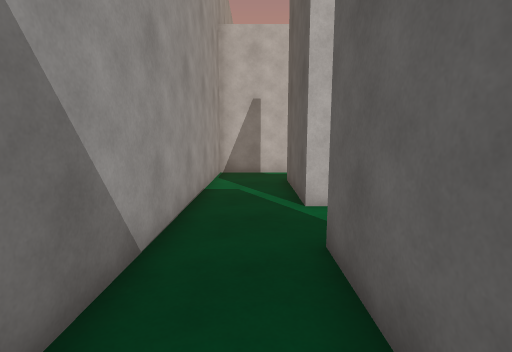
[1] (above)

24 first-person views from a walk through a scene from a Unity 3-D project. The camera is 1.5 m above the floor, tilts 8° down and sees 85° across. The floor is counted in squares, 1 m on a side. Each view is taken from the middle of a square. On the plan, view 1 faces up. The plan holds only what a view shows up to about 14 squares ahead; the rest is blank. The place goes on beyond the plan. The player is left out. Some animated figures are not drawn.

[2]
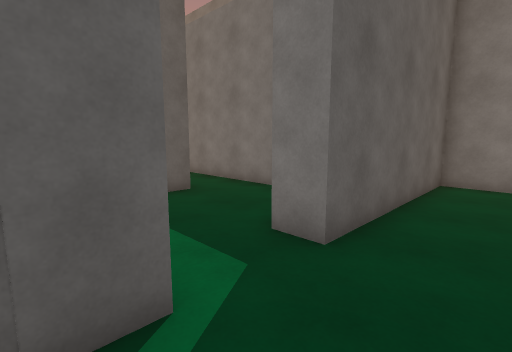

[3]
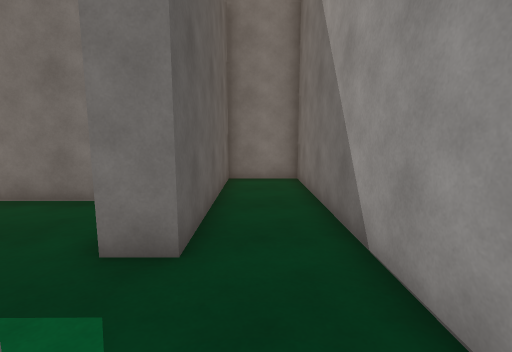

[4]
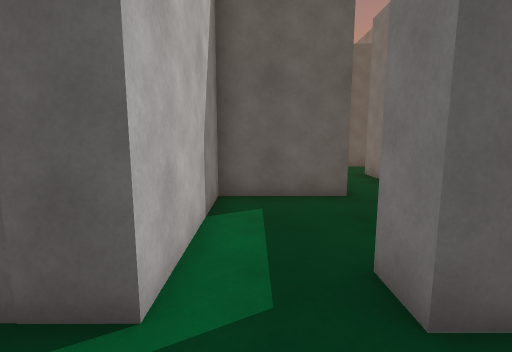

[5]
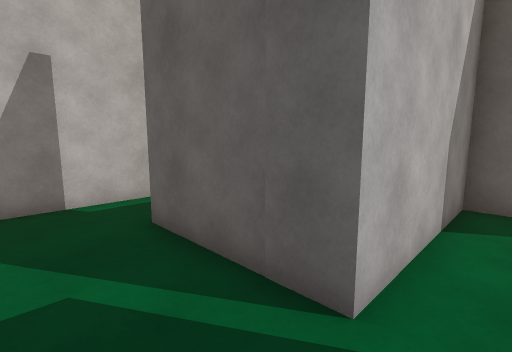

[6]
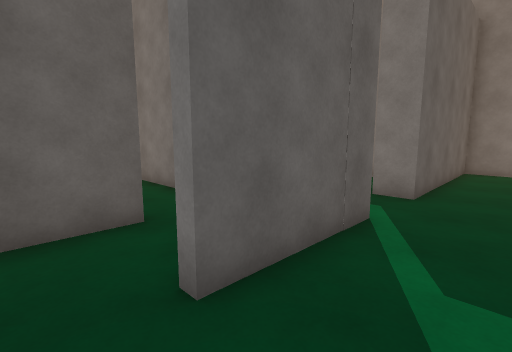

[7]
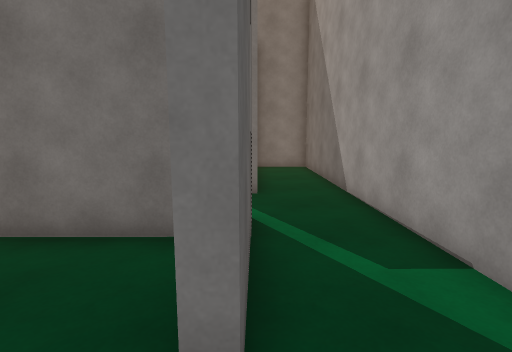

[8]
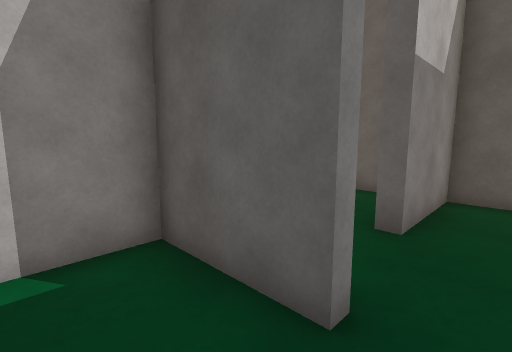

[9]
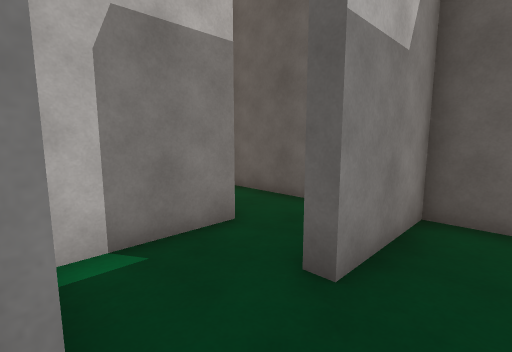

[10]
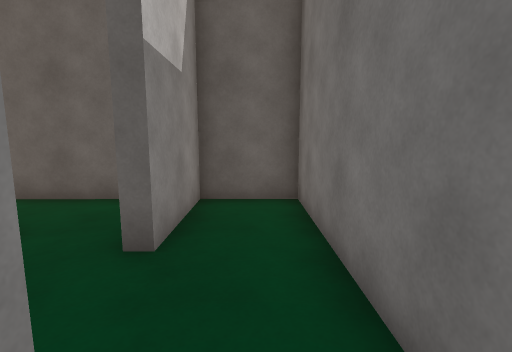

[11]
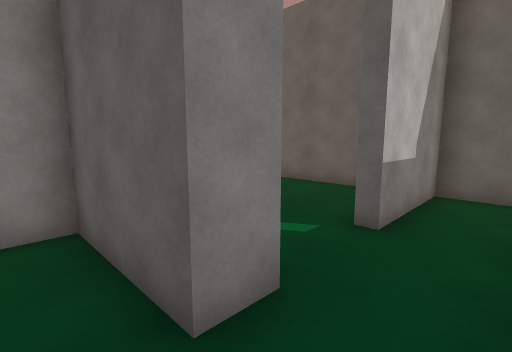

[12]
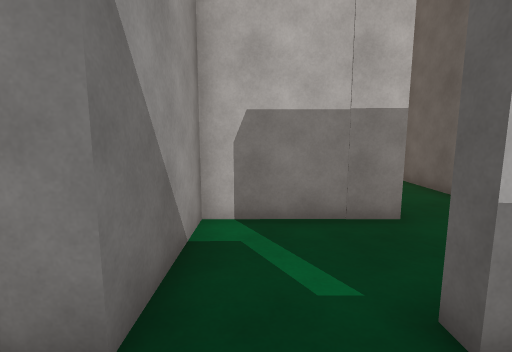

[13]
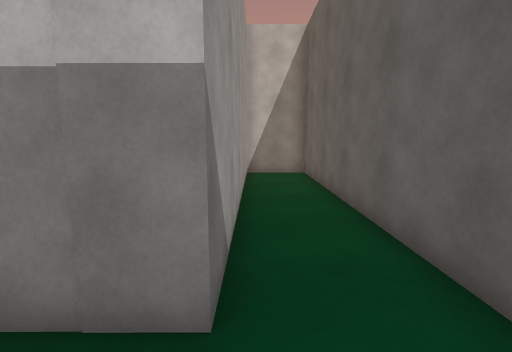

[14]
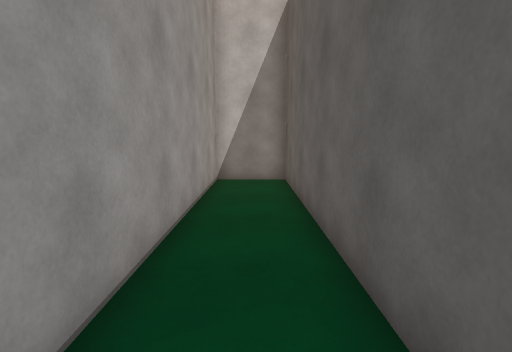

[15]
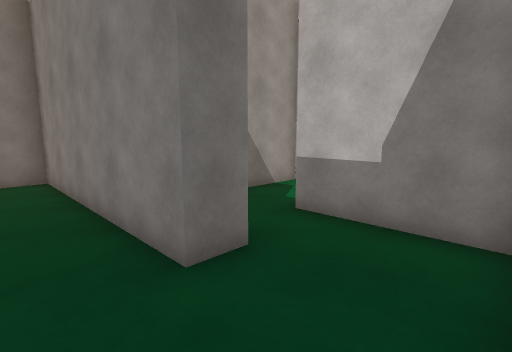

[16]
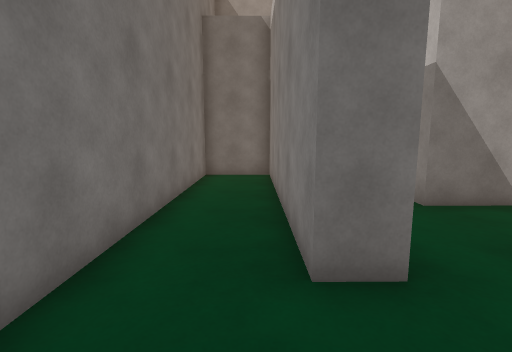

[17]
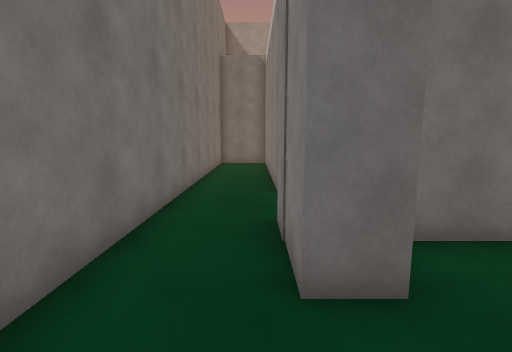

[18]
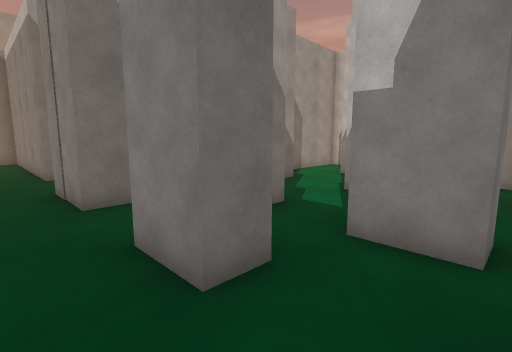

[19]
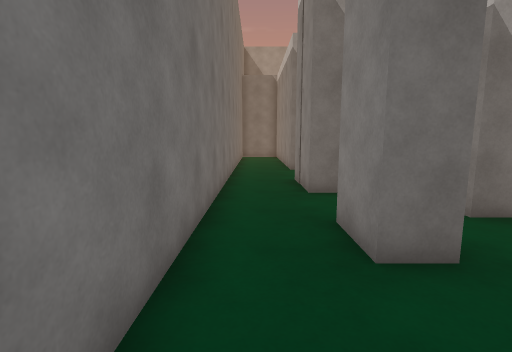

[20]
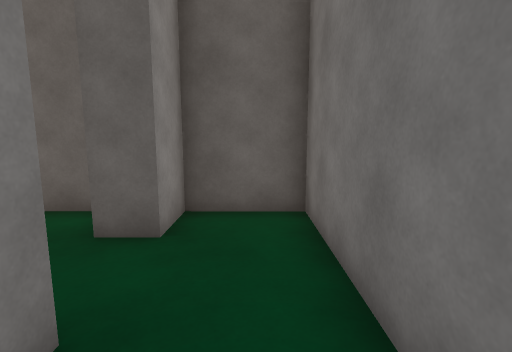

[21]
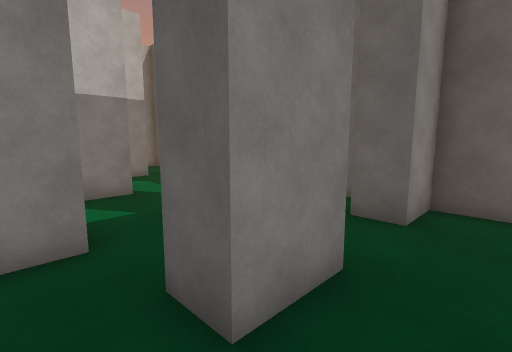

[22]
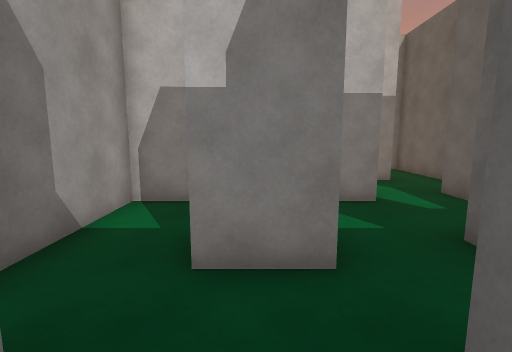

[23]
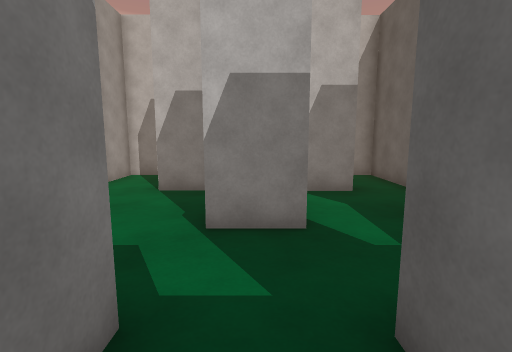

[24]
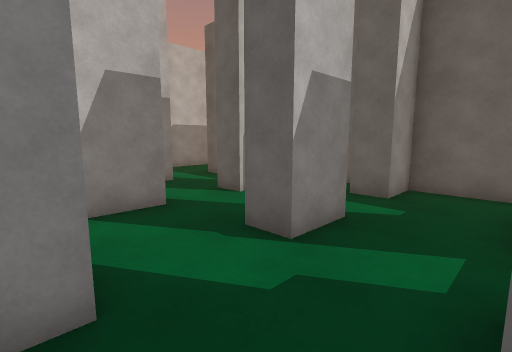

### Floor plan
Key: @ floor where view 1 was taken; # wall or solid block; . floor.
Columns run from 2 left of view 1 to 24 right of it. Each row starts with its distance up from view 1.
 16             ####        #
 15             #..#        ..
 14            .#..#       ...
 13           ..#..#       .#
 12 ##########..#..###    #.###
 11 #.....#.....#..##.   .....#
 10 #.....#..####..##.. ......#
  9 #..#..#.....#..##..#...#..#
  8 #..#........#..# .........#
  7 #..##########..# .........#
  6 #..##########..###...#...##
  5 #.......##.....##.........#
  4 #.......##.....##.........#
  3 #..##...##..#####..##.##..#
  2 #..# ..........##..##.##..#
  1 #..# ..........##.........#
  0 #.@##########..###...#...##
 -1 #..##.....................#
 -2 #..##.....................#
 -3 ###########################

Positions as (right, up) in squares from view 1, and headings:
1: (0, 0), facing up
2: (-1, 7), facing down-right
3: (0, 7), facing down
4: (-1, 5), facing right
5: (-1, 5), facing up-right
6: (-1, 11), facing down-right
7: (1, 11), facing down
8: (2, 8), facing up-right
9: (4, 8), facing up-right
10: (3, 8), facing right
11: (5, 1), facing up-right
12: (8, 1), facing up
13: (11, 4), facing up
14: (12, 6), facing up
15: (13, -2), facing up-left
16: (13, -1), facing left
17: (18, -1), facing left
18: (22, -2), facing up-left
19: (23, -2), facing left
20: (18, -2), facing right
21: (17, -2), facing up-right
22: (17, -1), facing up
23: (19, 1), facing up
24: (15, 3), facing up-right
